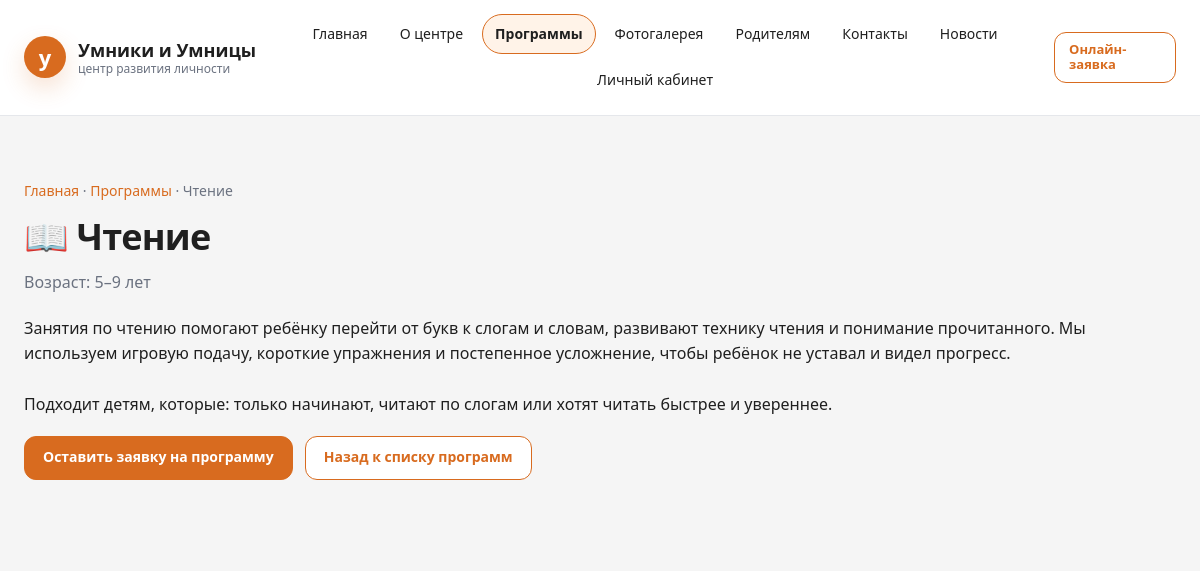
Screenshot of /program.php?slug=reading with the database file from the repository.
### tables this page shows
CREATE TABLE IF NOT EXISTS programs (
    id INT UNSIGNED AUTO_INCREMENT PRIMARY KEY,
    title VARCHAR(255) NOT NULL,
    slug VARCHAR(255) NOT NULL UNIQUE,
    age_from TINYINT NULL,
    age_to TINYINT NULL,
    short_description TEXT NULL,
    full_description TEXT NULL,
    is_active TINYINT(1) NOT NULL DEFAULT 1,
    sort_order INT DEFAULT 0,
    created_at TIMESTAMP DEFAULT CURRENT_TIMESTAMP
);

### program.php (the view, shortened to what this page needs)
<?php
require_once __DIR__ . '/config.php';
function program_emoji(string $slug): string {
    $map = [
        'razvivaika-4plus' => '🧩',
        'doshkolyata-5plus' => '🎒',
        'reading' => '📖',
        'calligraphy' => '✍️',
        'speech-therapist' => '🗣️',
        'english' => '🇬🇧',
        'vocal' => '🎤',
        'acting' => '🎭',
        'drawing' => '🎨',
        'dance' => '💃',
        'ofp-wrestling' => '🤼',
        'school-prep' => '📚',
    ];
    return $map[$slug] ?? '✨';
}
$slug = (string)($_GET['slug'] ?? '');
$program = null;
if ($slug !== '') {
    try {
        $stmt = $pdo->prepare("SELECT * FROM programs WHERE slug = :slug LIMIT 1");
        $stmt->execute([':slug' => $slug]);
        $program = $stmt->fetch();
    } catch (PDOException $e) {
        $program = null;
    }
}
?>
<!DOCTYPE html>
<html lang="ru">
<head>
    <link rel="stylesheet" href="assets/css/style.css">
</head>
<body>
<header class="site-header">
    <div class="container header-inner">
        <div class="logo">
            <div class="logo-circle">у</div>
            <div class="logo-text">
                <div class="logo-title">Умники и Умницы</div>
                <div class="logo-subtitle">центр развития личности</div>
            </div>
        </div>
        <nav class="main-nav">
            <a href="index.html">Главная</a>
            <a href="about.html">О центре</a>
            <a href="programs.php" class="is-current">Программы</a>
            <a href="gallery.html">Фотогалерея</a>
            <a href="parents.php">Родителям</a>
            <a href="contacts.html">Контакты</a>
            <a href="news.php">Новости</a>
            <a href="login.php">Личный кабинет</a>
        </nav>
        <a href="parents.php" class="btn btn-sm btn-outline">Онлайн-заявка</a>
    </div>
</header>
<main>
    <section class="section section-alt">
        <div class="container">
            <div class="breadcrumbs">
                <a href="index.html">Главная</a> · <a href="programs.php">Программы</a>
                <?php if ($program): ?> · <?php echo htmlspecialchars($program['title'], ENT_QUOTES | ENT_SUBSTITUTE, 'UTF-8'); ?><?php endif; ?>
            </div>
            <?php if (!$program): ?>
                <h1 class="page-title">Программа не найдена</h1>
                <p class="section-lead">Возможно, ссылка устарела или программа была изменена.</p>
            <?php else: ?>
                <h1 class="page-title"><?php echo program_emoji($program['slug']) . ' ' . htmlspecialchars($program['title'], ENT_QUOTES | ENT_SUBSTITUTE, 'UTF-8'); ?></h1>
                <p class="section-lead">
                    Возраст:
                    <?php if ($program['age_from'] || $program['age_to']): ?>
                        <?php echo htmlspecialchars((string)$program['age_from'], ENT_QUOTES | ENT_SUBSTITUTE, 'UTF-8'); ?>–<?php echo htmlspecialchars((string)$program['age_to'], ENT_QUOTES | ENT_SUBSTITUTE, 'UTF-8'); ?> лет
                    <?php else: ?>
                        по согласованию
                    <?php endif; ?>
                </p>
                <?php if (!empty($program['full_description'])): ?>
                    <p><?php echo nl2br(htmlspecialchars($program['full_description'], ENT_QUOTES | ENT_SUBSTITUTE, 'UTF-8')); ?></p>
                <?php endif; ?>
                <div style="margin-top:18px;">
                    <a href="parents.php" class="btn btn-full">Оставить заявку на программу</a>
                    <a href="programs.php" class="btn btn-outline" style="margin-left:8px;">Назад к списку программ</a>
                </div>
            <?php endif; ?>
        </div>
    </section>
</main>
</body>
</html>

### assets/css/style.css (style rules this page uses)
:root { --accent: #D86B1F; --accent-hover: #BF5A17; --accent-soft: #FFF3E8; --text: #1F1F1F; --muted: #6B7280; --bg-soft: #F5F5F5; --border: #E5E7EB; --card: #FFFFFF; --input-hover: #F0F0F0; --input-border-hover: #D1D5DB; --placeholder: #9CA3AF; --danger: #DC2626; --success: #16A34A; --shadow-card: 0 8px 24px rgba(0, 0, 0, 0.04); --shadow-soft: 0 14px 34px rgba(31, 31, 31, 0.07); --radius-card: 18px; --radius-control: 12px; }
*, *::before, *::after { box-sizing: border-box; }
html { margin: 0; padding: 0; overflow-x: hidden; scroll-behavior: smooth; }
body { margin: 0; padding: 0; min-width: 0; overflow-x: hidden; font-family: system-ui, -apple-system, BlinkMacSystemFont, "SF Pro Text", "Segoe UI", sans-serif; color: var(--text); background: var(--bg-soft); line-height: 1.6; text-rendering: optimizeLegibility; }
a { color: var(--accent); text-underline-offset: 3px; transition: color 0.16s ease, background 0.16s ease, border-color 0.16s ease, box-shadow 0.16s ease, transform 0.16s ease; }
.container { width: min(1180px, 100% - 48px); margin: 0 auto; }
main { padding-bottom: 64px; }
.section { padding: 64px 0; }
.section-alt { background: var(--bg-soft); }
.site-header { position: sticky; top: 0; z-index: 50; background: rgba(255, 255, 255, 0.94); border-bottom: 1px solid var(--border); backdrop-filter: blur(14px); }
.header-inner { display: flex; align-items: center; justify-content: space-between; gap: 20px; padding: 14px 0; }
.logo { display: flex; align-items: center; gap: 12px; min-width: max-content; }
.logo-circle { width: 42px; height: 42px; border-radius: 50%; background: var(--accent); box-shadow: 0 10px 24px rgba(216, 107, 31, 0.2); display: flex; align-items: center; justify-content: center; color: #FFFFFF; font-weight: 800; font-size: 22px; text-transform: lowercase; }
.logo-text { display: flex; flex-direction: column; line-height: 1.25; }
.logo-title { font-weight: 700; font-size: 18px; color: var(--text); }
.logo-subtitle { font-size: 12px; color: var(--muted); }
.main-nav { display: flex; gap: 6px; align-items: center; justify-content: center; flex-wrap: wrap; font-size: 14px; }
.main-nav a { text-decoration: none; color: var(--text); padding: 8px 12px; border-radius: 999px; border: 1px solid transparent; white-space: nowrap; }
.main-nav a.is-current { background: var(--accent-soft); border-color: var(--accent); color: var(--text); font-weight: 700; }
.btn, button[type="submit"], input[type="submit"], input[type="button"] { display: inline-flex; align-items: center; justify-content: center; gap: 8px; min-height: 44px; border-radius: var(--radius-control); border: 1px solid var(--border); cursor: pointer; padding: 12px 18px; font-size: 14px; line-height: 1.2; font-weight: 600; text-decoration: none; color: var(--text); background: var(--bg-soft); box-shadow: none; appearance: none; }
.btn-full, button.btn-full, input.btn-full, button[type="submit"]:not(.btn-outline):not(.btn-white) { background: var(--accent); color: #FFFFFF; border-color: var(--accent); }
.btn-outline { background: #FFFFFF; color: var(--accent); border-color: var(--accent); }
.btn-sm { min-height: 38px; padding: 9px 14px; font-size: 13px; }
.page-title { font-size: clamp(28px, 3vw, 40px); line-height: 1.16; letter-spacing: -0.02em; font-weight: 700; margin: 0 0 12px; }
.hero-subtitle, .section-lead { font-size: 16px; color: var(--muted); max-width: 680px; margin: 0 0 20px; }
.breadcrumbs { font-size: 14px; color: var(--muted); margin-bottom: 14px; }
.breadcrumbs a { color: var(--accent); text-decoration: none; }

### rows the page displays
programs: title "Чтение", slug "📖", age_from "5", age_to "9", full_description "Занятия по чтению помогают ребёнку перейти от букв к слогам и словам, развивают технику чтения и понимание прочитанного. Мы используем игровую подачу, короткие упражнения и постепенное усложнение, чтобы ребёнок не уставал и видел прогресс. Подходит детям, которые: только начинают, читают по слогам или хотят читать быстрее и увереннее."
